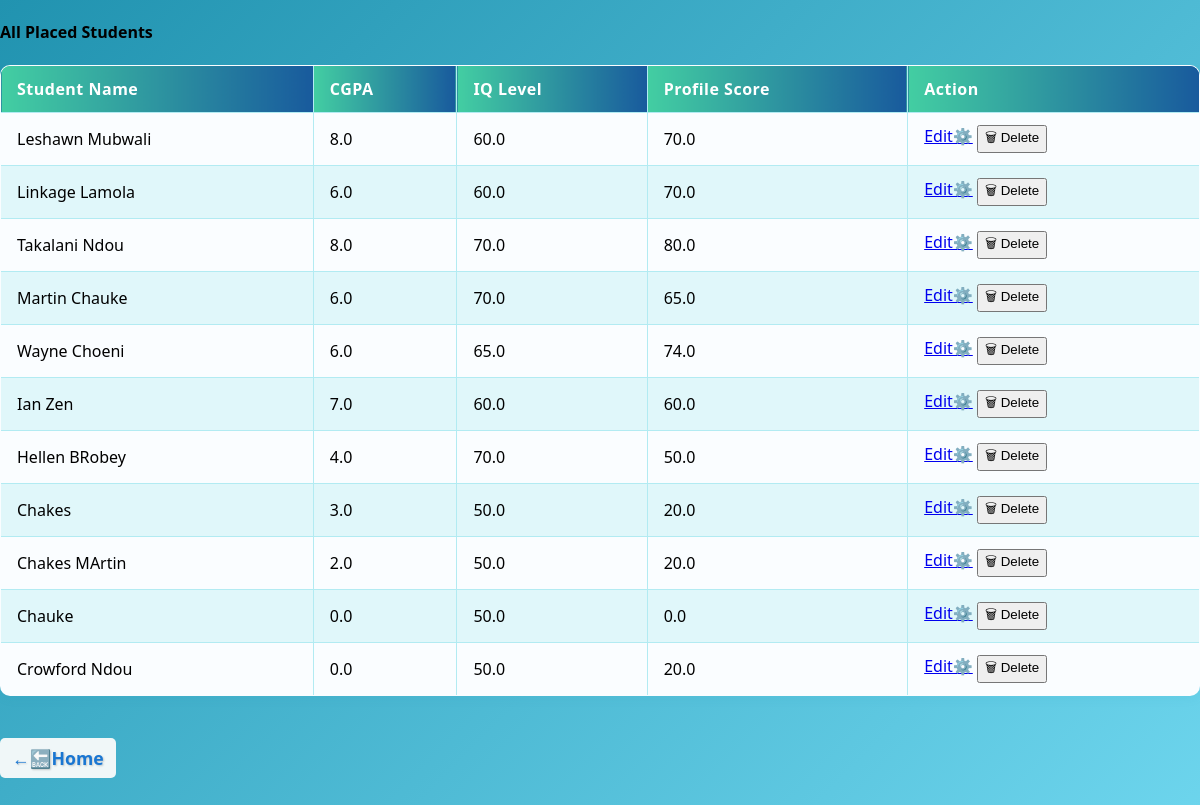
/my_placed_students (signed in), run on an earlier commit of the app's database.
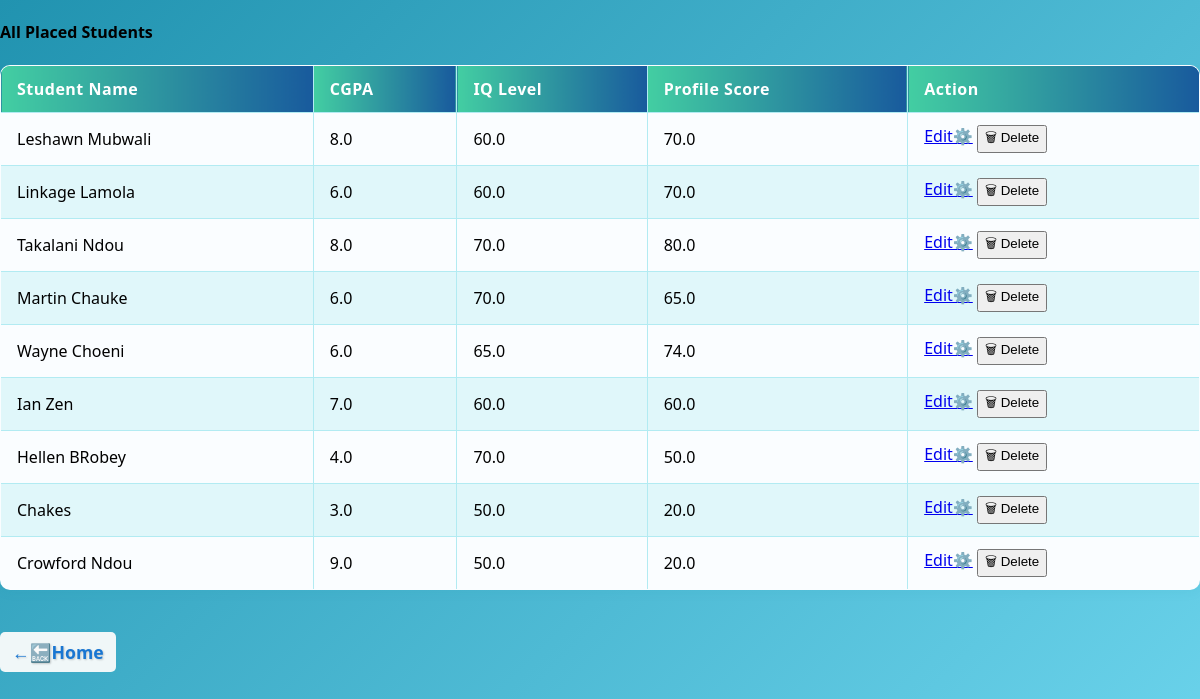
And on a later commit of the database.
### tables this page shows
CREATE TABLE placed_students(
        Id INTEGER PRIMARY KEY AUTOINCREMENT,
        User_id INTEGER,
        Student_name TEXT NOT NULL,
        CGPA REAL,
        IQ_level REAL,
        Profile_score REAL,
        FOREIGN KEY(User_id) REFERENCES users(id)
    );

### app.py (the view)
@app.route("/my_placed_students")
@login_required
def my_placed_students():
    user_id=session.get("user_id")
    conn=get_db_connection()
    placed_students=conn.execute("SELECT * FROM placed_students WHERE User_id=?", (user_id,)).fetchall()
    conn.close()
    return render_template("my_placed_students.html", placed_students=placed_students)

### app.py (called while the page is built)
def get_db_connection():
    conn=sqlite3.connect(DATABASE)
    conn.row_factory=sqlite3.Row
    return conn

def login_required(f):
    @wraps(f)
    def wrapper(*args,**kwargs):
        if "user_id" not in session:
            flash("Please log in to continue.","warning")
            return redirect(url_for("login"))
        return f(*args,**kwargs)
    return wrapper

### templates/my_placed_students.html (shortened to what this page needs)
<!DOCTYPE html>
<html>
<head>
</head>
<body>
    {% if placed_students %}
<h4 class="mt-5 mb-3">All Placed Students</h4>
<div style="overflow-x:auto;">
  <table class="table" border="1" cellpadding="8" style="width:100%;background:#fafdff">
    <thead>
      <tr style="background: linear-gradient(90deg,#43cea2 0%, #185a9d 100%); color:#fff;">
        <th>Student Name</th>
        <th>CGPA</th>
        <th>IQ Level</th>
        <th>Profile Score</th>
        <th>Action</th>
      </tr>
    </thead>
    <tbody>
      {% for student in placed_students %}
      <tr>
        <td>{{ student.Student_name }}</td>
        <td>{{ student.CGPA }}</td>
        <td>{{ student.IQ_level }}</td>
        <td>{{ student.Profile_score }}</td>
        <td>
           <a href="{{ url_for('edit_student', student_id=student.Id) }}">Edit⚙️</a>
           <form action="{{ url_for('delete_student', student_id=student.Id) }}" method="post" style="display:inline;">
           <button type="submit" onclick="return confirm('Are you sure you want to delete this student?');">🗑 Delete</button>
           </form>
        </td>
      </tr>
      {% endfor %}
    </tbody>
  </table>
  <a style="margin-top: 20px; display: inline-block; background-color: #f0f7f8; text-shadow: 1px 1px 2px rgba(0,0,0,0.2);
  border-radius: 5px; padding: 8px 12px;" href="{{ url_for('home')}}" class="back-link" >&larr;🔙Home</a>
</div>
{% else %}
  <p class="mt-5">No students placed yet!</p>
{% endif %}
</body>
</html>

### templates/my_placed_students.html (style rules this page uses)
body { font-family: 'Segoe UI', Arial, sans-serif; margin: 0; padding: 0; background: linear-gradient(135deg, #2193b0 0%, #6dd5ed 100%); min-height: 100vh; }
table { border-collapse: collapse; width: 100%; background: #fafdff; margin-bottom: 22px; border-radius: 10px; overflow: hidden; box-shadow: 0 2px 12px rgba(33,147,176,0.07); }
th, td { border: 1px solid #b2ebf2; padding: 12px 16px; text-align: left; }
th { background: linear-gradient(90deg, #43cea2 0%, #185a9d 100%); color: #fff; font-weight: 600; letter-spacing: 0.5px; }
tr:nth-child(even) { background: #e0f7fa; }
.back-link { text-decoration: none; color: #1976d2; font-weight: bold; font-size: 1.1em; margin-top: 10px; display: inline-block; }

What changed in the data, as far as the page shows it:
removed placed_students: Student_name "Chakes MArtin", CGPA "2.0", IQ_level "50.0", Profile_score "20.0"
removed placed_students: Student_name "Chauke", CGPA "0.0", IQ_level "50.0", Profile_score "0.0"
changed placed_students "Crowford Ndou": CGPA "0.0" → "9.0"
